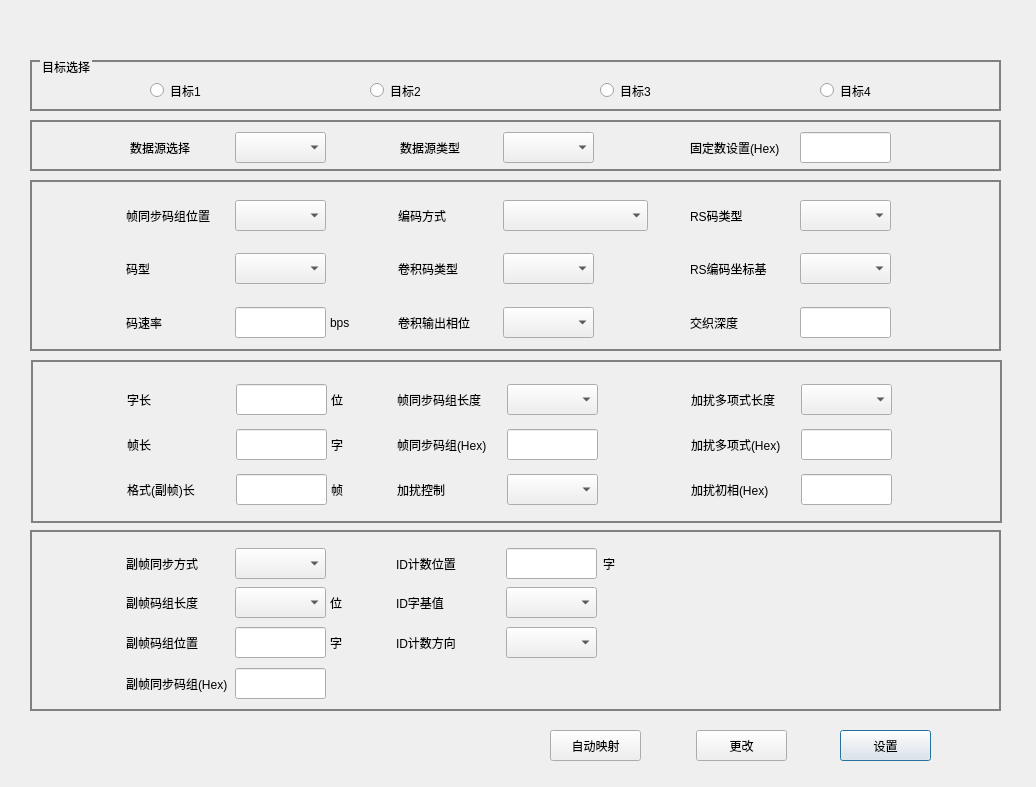
<?xml version="1.0" encoding="UTF-8"?>
<ui version="4.0">
 <class>SSBBE_TMSimu1ParaSetGUIDlg</class>
 <widget class="QDialog" name="SSBBE_TMSimu1ParaSetGUIDlg">
  <property name="geometry">
   <rect>
    <x>0</x>
    <y>0</y>
    <width>1036</width>
    <height>787</height>
   </rect>
  </property>
  <property name="windowTitle">
   <string>DDTBBE_CodFrmSynSetGUIDlg</string>
  </property>
  <property name="styleSheet">
   <string notr="true">QGroupBox
{
	border-width:2px;
	border-style:solid;
	border-color:gray;
	margin-top:1ex;
}

QGroupBox::title
{
	subcontrol-origin:margin;
	subcontrol-position:top left;
	left:10px;
	padding: 0px;
}</string>
  </property>
  <widget class="QPushButton" name="pushButton_Set">
   <property name="geometry">
    <rect>
     <x>840</x>
     <y>730</y>
     <width>91</width>
     <height>31</height>
    </rect>
   </property>
   <property name="text">
    <string>设置</string>
   </property>
  </widget>
  <widget class="QGroupBox" name="groupBox_6">
   <property name="geometry">
    <rect>
     <x>30</x>
     <y>180</y>
     <width>971</width>
     <height>171</height>
    </rect>
   </property>
   <property name="title">
    <string/>
   </property>
   <widget class="QLabel" name="label_29">
    <property name="geometry">
     <rect>
      <x>300</x>
      <y>127</y>
      <width>30</width>
      <height>31</height>
     </rect>
    </property>
    <property name="text">
     <string>bps</string>
    </property>
   </widget>
   <widget class="QLabel" name="label_OutputPhase">
    <property name="geometry">
     <rect>
      <x>368</x>
      <y>127</y>
      <width>106</width>
      <height>31</height>
     </rect>
    </property>
    <property name="text">
     <string>卷积输出相位</string>
    </property>
    <property name="alignment">
     <set>Qt::AlignLeading|Qt::AlignLeft|Qt::AlignVCenter</set>
    </property>
   </widget>
   <widget class="QComboBox" name="comboBox_OutputPhase">
    <property name="geometry">
     <rect>
      <x>473</x>
      <y>127</y>
      <width>91</width>
      <height>31</height>
     </rect>
    </property>
   </widget>
   <widget class="QLabel" name="label_RecurrentCodeType">
    <property name="geometry">
     <rect>
      <x>368</x>
      <y>73</y>
      <width>106</width>
      <height>31</height>
     </rect>
    </property>
    <property name="text">
     <string>卷积码类型</string>
    </property>
    <property name="alignment">
     <set>Qt::AlignLeading|Qt::AlignLeft|Qt::AlignVCenter</set>
    </property>
   </widget>
   <widget class="QLabel" name="label_RSDecodeDeep">
    <property name="geometry">
     <rect>
      <x>660</x>
      <y>127</y>
      <width>110</width>
      <height>31</height>
     </rect>
    </property>
    <property name="text">
     <string>交织深度</string>
    </property>
    <property name="alignment">
     <set>Qt::AlignLeading|Qt::AlignLeft|Qt::AlignVCenter</set>
    </property>
   </widget>
   <widget class="QLabel" name="label_DecodeType">
    <property name="geometry">
     <rect>
      <x>368</x>
      <y>20</y>
      <width>106</width>
      <height>31</height>
     </rect>
    </property>
    <property name="text">
     <string>编码方式</string>
    </property>
    <property name="alignment">
     <set>Qt::AlignLeading|Qt::AlignLeft|Qt::AlignVCenter</set>
    </property>
   </widget>
   <widget class="QComboBox" name="comboBox_DecodeType">
    <property name="geometry">
     <rect>
      <x>473</x>
      <y>20</y>
      <width>145</width>
      <height>31</height>
     </rect>
    </property>
   </widget>
   <widget class="QLabel" name="label_CodeType">
    <property name="geometry">
     <rect>
      <x>96</x>
      <y>73</y>
      <width>110</width>
      <height>31</height>
     </rect>
    </property>
    <property name="text">
     <string>码型</string>
    </property>
    <property name="alignment">
     <set>Qt::AlignLeading|Qt::AlignLeft|Qt::AlignVCenter</set>
    </property>
   </widget>
   <widget class="QComboBox" name="comboBox_CodeType">
    <property name="geometry">
     <rect>
      <x>205</x>
      <y>73</y>
      <width>91</width>
      <height>31</height>
     </rect>
    </property>
   </widget>
   <widget class="QLabel" name="label_CodeRate">
    <property name="geometry">
     <rect>
      <x>96</x>
      <y>127</y>
      <width>110</width>
      <height>31</height>
     </rect>
    </property>
    <property name="text">
     <string>码速率</string>
    </property>
    <property name="alignment">
     <set>Qt::AlignLeading|Qt::AlignLeft|Qt::AlignVCenter</set>
    </property>
   </widget>
   <widget class="QLineEdit" name="lineEdit_CodeRate">
    <property name="geometry">
     <rect>
      <x>205</x>
      <y>127</y>
      <width>91</width>
      <height>31</height>
     </rect>
    </property>
   </widget>
   <widget class="QComboBox" name="comboBox_RecurrentCodeType">
    <property name="geometry">
     <rect>
      <x>473</x>
      <y>73</y>
      <width>91</width>
      <height>31</height>
     </rect>
    </property>
   </widget>
   <widget class="QComboBox" name="comboBox_RSEncodePlot">
    <property name="geometry">
     <rect>
      <x>770</x>
      <y>73</y>
      <width>91</width>
      <height>31</height>
     </rect>
    </property>
   </widget>
   <widget class="QLabel" name="label_RSEncodePlot">
    <property name="geometry">
     <rect>
      <x>660</x>
      <y>73</y>
      <width>110</width>
      <height>31</height>
     </rect>
    </property>
    <property name="text">
     <string>RS编码坐标基</string>
    </property>
    <property name="alignment">
     <set>Qt::AlignLeading|Qt::AlignLeft|Qt::AlignVCenter</set>
    </property>
   </widget>
   <widget class="QLabel" name="label_RSType">
    <property name="geometry">
     <rect>
      <x>660</x>
      <y>20</y>
      <width>110</width>
      <height>31</height>
     </rect>
    </property>
    <property name="text">
     <string>RS码类型</string>
    </property>
    <property name="alignment">
     <set>Qt::AlignLeading|Qt::AlignLeft|Qt::AlignVCenter</set>
    </property>
   </widget>
   <widget class="QComboBox" name="comboBox_RSType">
    <property name="geometry">
     <rect>
      <x>770</x>
      <y>20</y>
      <width>91</width>
      <height>31</height>
     </rect>
    </property>
   </widget>
   <widget class="QComboBox" name="comboBox_FrmPlace">
    <property name="geometry">
     <rect>
      <x>205</x>
      <y>20</y>
      <width>91</width>
      <height>31</height>
     </rect>
    </property>
   </widget>
   <widget class="QLabel" name="label_FrmPlace">
    <property name="geometry">
     <rect>
      <x>96</x>
      <y>20</y>
      <width>110</width>
      <height>31</height>
     </rect>
    </property>
    <property name="text">
     <string>帧同步码组位置</string>
    </property>
    <property name="alignment">
     <set>Qt::AlignLeading|Qt::AlignLeft|Qt::AlignVCenter</set>
    </property>
   </widget>
   <widget class="QComboBox" name="comboBox_VisualFillSw">
    <property name="geometry">
     <rect>
      <x>770</x>
      <y>800</y>
      <width>91</width>
      <height>31</height>
     </rect>
    </property>
   </widget>
   <widget class="QLabel" name="label_VisualFillSw">
    <property name="geometry">
     <rect>
      <x>660</x>
      <y>800</y>
      <width>110</width>
      <height>31</height>
     </rect>
    </property>
    <property name="text">
     <string>虚拟填充开关</string>
    </property>
   </widget>
   <widget class="QLineEdit" name="lineEdit_RSDecodeDeep">
    <property name="geometry">
     <rect>
      <x>770</x>
      <y>127</y>
      <width>91</width>
      <height>31</height>
     </rect>
    </property>
   </widget>
  </widget>
  <widget class="QGroupBox" name="groupBox_8">
   <property name="geometry">
    <rect>
     <x>31</x>
     <y>360</y>
     <width>971</width>
     <height>163</height>
    </rect>
   </property>
   <property name="styleSheet">
    <string notr="true"/>
   </property>
   <property name="title">
    <string/>
   </property>
   <widget class="QLineEdit" name="lineEdit_RandPhase">
    <property name="geometry">
     <rect>
      <x>770</x>
      <y>114</y>
      <width>91</width>
      <height>31</height>
     </rect>
    </property>
   </widget>
   <widget class="QLabel" name="label_RandPhase">
    <property name="geometry">
     <rect>
      <x>660</x>
      <y>114</y>
      <width>112</width>
      <height>31</height>
     </rect>
    </property>
    <property name="text">
     <string>加扰初相(Hex)</string>
    </property>
    <property name="alignment">
     <set>Qt::AlignLeading|Qt::AlignLeft|Qt::AlignVCenter</set>
    </property>
   </widget>
   <widget class="QLabel" name="label_1">
    <property name="geometry">
     <rect>
      <x>110</x>
      <y>215</y>
      <width>91</width>
      <height>31</height>
     </rect>
    </property>
    <property name="text">
     <string>解扰多项式长度</string>
    </property>
    <property name="alignment">
     <set>Qt::AlignLeading|Qt::AlignLeft|Qt::AlignVCenter</set>
    </property>
   </widget>
   <widget class="QLabel" name="label_RandPoly">
    <property name="geometry">
     <rect>
      <x>660</x>
      <y>69</y>
      <width>112</width>
      <height>31</height>
     </rect>
    </property>
    <property name="text">
     <string>加扰多项式(Hex)</string>
    </property>
    <property name="alignment">
     <set>Qt::AlignLeading|Qt::AlignLeft|Qt::AlignVCenter</set>
    </property>
   </widget>
   <widget class="QLineEdit" name="lineEdit_RandPoly">
    <property name="geometry">
     <rect>
      <x>770</x>
      <y>69</y>
      <width>91</width>
      <height>31</height>
     </rect>
    </property>
   </widget>
   <widget class="QLabel" name="label_FrameLen">
    <property name="geometry">
     <rect>
      <x>96</x>
      <y>69</y>
      <width>110</width>
      <height>31</height>
     </rect>
    </property>
    <property name="text">
     <string>帧长</string>
    </property>
    <property name="alignment">
     <set>Qt::AlignLeading|Qt::AlignLeft|Qt::AlignVCenter</set>
    </property>
   </widget>
   <widget class="QLineEdit" name="lineEdit_FrameLen">
    <property name="geometry">
     <rect>
      <x>205</x>
      <y>69</y>
      <width>91</width>
      <height>31</height>
     </rect>
    </property>
   </widget>
   <widget class="QLabel" name="label_FrameSyncGroupLen">
    <property name="geometry">
     <rect>
      <x>366</x>
      <y>24</y>
      <width>112</width>
      <height>31</height>
     </rect>
    </property>
    <property name="text">
     <string>帧同步码组长度</string>
    </property>
    <property name="alignment">
     <set>Qt::AlignLeading|Qt::AlignLeft|Qt::AlignVCenter</set>
    </property>
   </widget>
   <widget class="QLabel" name="label_FrmSyncGroup">
    <property name="geometry">
     <rect>
      <x>366</x>
      <y>69</y>
      <width>112</width>
      <height>31</height>
     </rect>
    </property>
    <property name="text">
     <string>帧同步码组(Hex)</string>
    </property>
    <property name="alignment">
     <set>Qt::AlignLeading|Qt::AlignLeft|Qt::AlignVCenter</set>
    </property>
   </widget>
   <widget class="QLineEdit" name="lineEdit_FrmSyncGroup">
    <property name="geometry">
     <rect>
      <x>476</x>
      <y>69</y>
      <width>91</width>
      <height>31</height>
     </rect>
    </property>
   </widget>
   <widget class="QLabel" name="label_30">
    <property name="geometry">
     <rect>
      <x>300</x>
      <y>69</y>
      <width>30</width>
      <height>31</height>
     </rect>
    </property>
    <property name="text">
     <string>字</string>
    </property>
   </widget>
   <widget class="QLabel" name="label_34">
    <property name="geometry">
     <rect>
      <x>1390</x>
      <y>224</y>
      <width>91</width>
      <height>31</height>
     </rect>
    </property>
    <property name="text">
     <string>字</string>
    </property>
   </widget>
   <widget class="QLabel" name="label_WordLen">
    <property name="geometry">
     <rect>
      <x>96</x>
      <y>24</y>
      <width>110</width>
      <height>31</height>
     </rect>
    </property>
    <property name="text">
     <string>字长</string>
    </property>
   </widget>
   <widget class="QLineEdit" name="lineEdit_WordLen">
    <property name="geometry">
     <rect>
      <x>205</x>
      <y>24</y>
      <width>91</width>
      <height>31</height>
     </rect>
    </property>
   </widget>
   <widget class="QLabel" name="label_RandEn">
    <property name="geometry">
     <rect>
      <x>366</x>
      <y>114</y>
      <width>112</width>
      <height>31</height>
     </rect>
    </property>
    <property name="text">
     <string>加扰控制</string>
    </property>
   </widget>
   <widget class="QComboBox" name="comboBox_RandEn">
    <property name="geometry">
     <rect>
      <x>476</x>
      <y>114</y>
      <width>91</width>
      <height>31</height>
     </rect>
    </property>
   </widget>
   <widget class="QLabel" name="label_RandPolyLen">
    <property name="geometry">
     <rect>
      <x>660</x>
      <y>24</y>
      <width>112</width>
      <height>31</height>
     </rect>
    </property>
    <property name="text">
     <string>加扰多项式长度</string>
    </property>
   </widget>
   <widget class="QLabel" name="label_FDormatLen">
    <property name="geometry">
     <rect>
      <x>96</x>
      <y>114</y>
      <width>110</width>
      <height>31</height>
     </rect>
    </property>
    <property name="text">
     <string>格式(副帧)长</string>
    </property>
   </widget>
   <widget class="QLineEdit" name="lineEdit_FDormatLen">
    <property name="geometry">
     <rect>
      <x>205</x>
      <y>114</y>
      <width>91</width>
      <height>31</height>
     </rect>
    </property>
   </widget>
   <widget class="QComboBox" name="comboBox_RandPolyLen">
    <property name="geometry">
     <rect>
      <x>770</x>
      <y>24</y>
      <width>91</width>
      <height>31</height>
     </rect>
    </property>
   </widget>
   <widget class="QLabel" name="label_31">
    <property name="geometry">
     <rect>
      <x>300</x>
      <y>24</y>
      <width>30</width>
      <height>31</height>
     </rect>
    </property>
    <property name="text">
     <string>位</string>
    </property>
   </widget>
   <widget class="QLabel" name="label_36">
    <property name="geometry">
     <rect>
      <x>300</x>
      <y>114</y>
      <width>30</width>
      <height>31</height>
     </rect>
    </property>
    <property name="text">
     <string>帧</string>
    </property>
   </widget>
   <widget class="QComboBox" name="comboBox_FrameSyncGroupLen">
    <property name="geometry">
     <rect>
      <x>476</x>
      <y>24</y>
      <width>91</width>
      <height>31</height>
     </rect>
    </property>
   </widget>
  </widget>
  <widget class="QGroupBox" name="groupBox_18">
   <property name="geometry">
    <rect>
     <x>30</x>
     <y>530</y>
     <width>971</width>
     <height>181</height>
    </rect>
   </property>
   <property name="title">
    <string/>
   </property>
   <widget class="QComboBox" name="comboBox_SubFrameGroupLen">
    <property name="geometry">
     <rect>
      <x>205</x>
      <y>57</y>
      <width>91</width>
      <height>31</height>
     </rect>
    </property>
   </widget>
   <widget class="QLabel" name="label_SubFrameGroupLen">
    <property name="geometry">
     <rect>
      <x>96</x>
      <y>57</y>
      <width>115</width>
      <height>31</height>
     </rect>
    </property>
    <property name="text">
     <string>副帧码组长度</string>
    </property>
    <property name="alignment">
     <set>Qt::AlignLeading|Qt::AlignLeft|Qt::AlignVCenter</set>
    </property>
   </widget>
   <widget class="QLineEdit" name="lineEdit_SubFrmSynGroupPos">
    <property name="geometry">
     <rect>
      <x>205</x>
      <y>97</y>
      <width>91</width>
      <height>31</height>
     </rect>
    </property>
   </widget>
   <widget class="QLabel" name="label_SubFrmSynGroupPos">
    <property name="geometry">
     <rect>
      <x>96</x>
      <y>97</y>
      <width>115</width>
      <height>31</height>
     </rect>
    </property>
    <property name="text">
     <string>副帧码组位置</string>
    </property>
    <property name="alignment">
     <set>Qt::AlignLeading|Qt::AlignLeft|Qt::AlignVCenter</set>
    </property>
   </widget>
   <widget class="QLabel" name="label_SubFrmSyncType">
    <property name="geometry">
     <rect>
      <x>96</x>
      <y>18</y>
      <width>115</width>
      <height>31</height>
     </rect>
    </property>
    <property name="text">
     <string>副帧同步方式</string>
    </property>
    <property name="alignment">
     <set>Qt::AlignLeading|Qt::AlignLeft|Qt::AlignVCenter</set>
    </property>
   </widget>
   <widget class="QComboBox" name="comboBox_SubFrmSyncType">
    <property name="geometry">
     <rect>
      <x>205</x>
      <y>18</y>
      <width>91</width>
      <height>31</height>
     </rect>
    </property>
   </widget>
   <widget class="QComboBox" name="comboBox_idDirect">
    <property name="geometry">
     <rect>
      <x>476</x>
      <y>97</y>
      <width>91</width>
      <height>31</height>
     </rect>
    </property>
   </widget>
   <widget class="QLabel" name="label_idDirect">
    <property name="geometry">
     <rect>
      <x>366</x>
      <y>97</y>
      <width>105</width>
      <height>31</height>
     </rect>
    </property>
    <property name="text">
     <string>ID计数方向</string>
    </property>
    <property name="alignment">
     <set>Qt::AlignLeading|Qt::AlignLeft|Qt::AlignVCenter</set>
    </property>
   </widget>
   <widget class="QLabel" name="label_IDBaseValue">
    <property name="geometry">
     <rect>
      <x>366</x>
      <y>57</y>
      <width>105</width>
      <height>31</height>
     </rect>
    </property>
    <property name="text">
     <string>ID字基值</string>
    </property>
    <property name="alignment">
     <set>Qt::AlignLeading|Qt::AlignLeft|Qt::AlignVCenter</set>
    </property>
   </widget>
   <widget class="QComboBox" name="comboBox_IDBaseValue">
    <property name="geometry">
     <rect>
      <x>476</x>
      <y>57</y>
      <width>91</width>
      <height>31</height>
     </rect>
    </property>
   </widget>
   <widget class="QLabel" name="label_32">
    <property name="geometry">
     <rect>
      <x>300</x>
      <y>97</y>
      <width>30</width>
      <height>31</height>
     </rect>
    </property>
    <property name="text">
     <string>字</string>
    </property>
   </widget>
   <widget class="QLabel" name="label_IDCountPos">
    <property name="geometry">
     <rect>
      <x>366</x>
      <y>18</y>
      <width>105</width>
      <height>31</height>
     </rect>
    </property>
    <property name="text">
     <string>ID计数位置</string>
    </property>
   </widget>
   <widget class="QLineEdit" name="lineEdit_IDCountPos">
    <property name="geometry">
     <rect>
      <x>476</x>
      <y>18</y>
      <width>91</width>
      <height>31</height>
     </rect>
    </property>
   </widget>
   <widget class="QLabel" name="label_SubFrmGroup">
    <property name="geometry">
     <rect>
      <x>96</x>
      <y>138</y>
      <width>115</width>
      <height>31</height>
     </rect>
    </property>
    <property name="text">
     <string>副帧同步码组(Hex)</string>
    </property>
   </widget>
   <widget class="QLineEdit" name="lineEdit_SubFrmGroup">
    <property name="geometry">
     <rect>
      <x>205</x>
      <y>138</y>
      <width>91</width>
      <height>31</height>
     </rect>
    </property>
   </widget>
   <widget class="QLabel" name="label">
    <property name="geometry">
     <rect>
      <x>573</x>
      <y>18</y>
      <width>30</width>
      <height>31</height>
     </rect>
    </property>
    <property name="text">
     <string>字</string>
    </property>
   </widget>
   <widget class="QLabel" name="label_35">
    <property name="geometry">
     <rect>
      <x>300</x>
      <y>57</y>
      <width>30</width>
      <height>31</height>
     </rect>
    </property>
    <property name="text">
     <string>位</string>
    </property>
   </widget>
  </widget>
  <widget class="QPushButton" name="pushButton_Modify">
   <property name="geometry">
    <rect>
     <x>696</x>
     <y>730</y>
     <width>91</width>
     <height>31</height>
    </rect>
   </property>
   <property name="text">
    <string>更改</string>
   </property>
  </widget>
  <widget class="QGroupBox" name="groupBox">
   <property name="geometry">
    <rect>
     <x>30</x>
     <y>60</y>
     <width>971</width>
     <height>51</height>
    </rect>
   </property>
   <property name="title">
    <string>目标选择</string>
   </property>
   <widget class="QRadioButton" name="radioButton_Target1">
    <property name="geometry">
     <rect>
      <x>120</x>
      <y>15</y>
      <width>91</width>
      <height>31</height>
     </rect>
    </property>
    <property name="text">
     <string>目标1</string>
    </property>
   </widget>
   <widget class="QRadioButton" name="radioButton_Target2">
    <property name="geometry">
     <rect>
      <x>340</x>
      <y>15</y>
      <width>91</width>
      <height>31</height>
     </rect>
    </property>
    <property name="text">
     <string>目标2</string>
    </property>
   </widget>
   <widget class="QRadioButton" name="radioButton_Target3">
    <property name="geometry">
     <rect>
      <x>570</x>
      <y>15</y>
      <width>91</width>
      <height>31</height>
     </rect>
    </property>
    <property name="text">
     <string>目标3</string>
    </property>
   </widget>
   <widget class="QRadioButton" name="radioButton_Target4">
    <property name="geometry">
     <rect>
      <x>790</x>
      <y>15</y>
      <width>91</width>
      <height>31</height>
     </rect>
    </property>
    <property name="text">
     <string>目标4</string>
    </property>
   </widget>
  </widget>
  <widget class="QGroupBox" name="groupBox_2">
   <property name="geometry">
    <rect>
     <x>30</x>
     <y>120</y>
     <width>971</width>
     <height>51</height>
    </rect>
   </property>
   <property name="title">
    <string/>
   </property>
   <widget class="QComboBox" name="comboBox_DataSource">
    <property name="geometry">
     <rect>
      <x>205</x>
      <y>12</y>
      <width>91</width>
      <height>31</height>
     </rect>
    </property>
   </widget>
   <widget class="QLabel" name="label_DataSource">
    <property name="geometry">
     <rect>
      <x>100</x>
      <y>12</y>
      <width>105</width>
      <height>31</height>
     </rect>
    </property>
    <property name="text">
     <string>数据源选择</string>
    </property>
   </widget>
   <widget class="QComboBox" name="comboBox_DataSourceType">
    <property name="geometry">
     <rect>
      <x>473</x>
      <y>12</y>
      <width>91</width>
      <height>31</height>
     </rect>
    </property>
   </widget>
   <widget class="QLabel" name="label_DataSourceType">
    <property name="geometry">
     <rect>
      <x>370</x>
      <y>12</y>
      <width>105</width>
      <height>31</height>
     </rect>
    </property>
    <property name="text">
     <string>数据源类型</string>
    </property>
   </widget>
   <widget class="QLineEdit" name="lineEdit_ConstSetting">
    <property name="geometry">
     <rect>
      <x>770</x>
      <y>12</y>
      <width>91</width>
      <height>31</height>
     </rect>
    </property>
   </widget>
   <widget class="QLabel" name="label_ConstSetting">
    <property name="geometry">
     <rect>
      <x>660</x>
      <y>12</y>
      <width>105</width>
      <height>31</height>
     </rect>
    </property>
    <property name="text">
     <string>固定数设置(Hex)</string>
    </property>
   </widget>
  </widget>
  <widget class="QPushButton" name="pushButton_autoMap">
   <property name="geometry">
    <rect>
     <x>550</x>
     <y>730</y>
     <width>91</width>
     <height>31</height>
    </rect>
   </property>
   <property name="text">
    <string>自动映射</string>
   </property>
  </widget>
  <zorder>pushButton_Set</zorder>
  <zorder>groupBox_6</zorder>
  <zorder>groupBox_18</zorder>
  <zorder>pushButton_Modify</zorder>
  <zorder>groupBox_8</zorder>
  <zorder>groupBox</zorder>
  <zorder>groupBox_2</zorder>
  <zorder>pushButton_autoMap</zorder>
 </widget>
 <resources/>
 <connections/>
</ui>
